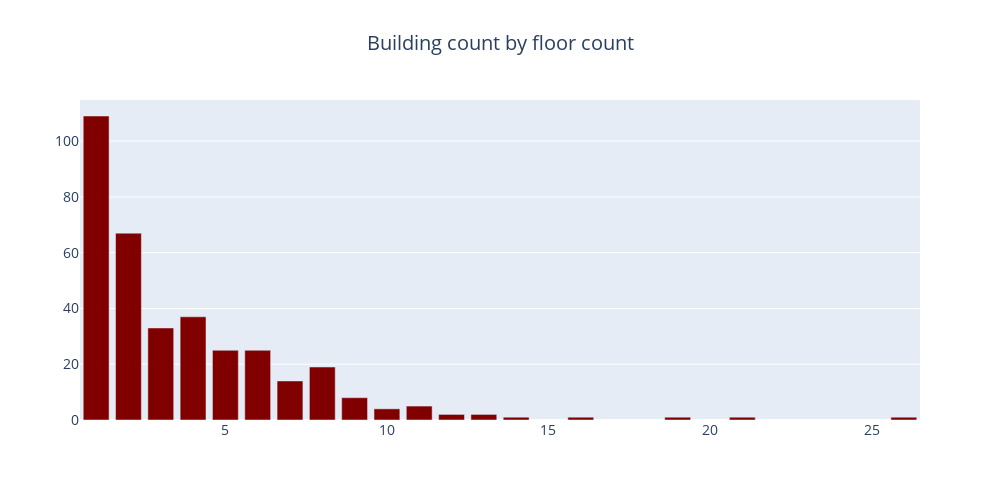

Notebook code for this chart:
### Code cell
count_value_building = building_metadata["floor_count"].value_counts()
trace = go.Bar(
    x=count_value_building.index,
    y=count_value_building.values,
    marker=dict(
        color="maroon",
    ),
)
layout = go.Layout(
    title=go.layout.Title(
        text="Building count by floor count",
        x=0.5
    ),
    font=dict(size=14),
    width=1000,
    height=500,
)
data = [trace]
fig = go.Figure(data=data, layout=layout)
py.iplot(fig, filename="meter")

### Figure 1 — Plotly figure (JSON) as saved in the notebook; plotly's stock layout.template omitted (floating-point values rounded to 4 significant figures)
{"data": [{"marker": {"color": "maroon"}, "type": "bar", "x": [1, 2, 4, 3, 5, 6, 8, 7, 9, 11, 10, 12, 13, 19, 26, 14, 21, 16], "y": [109, 67, 37, 33, 25, 25, 19, 14, 8, 5, 4, 2, 2, 1, 1, 1, 1, 1]}], "layout": {"font": {"size": 14}, "height": 500, "title": {"text": "Building count by floor count", "x": 0.5}, "width": 1000}}
